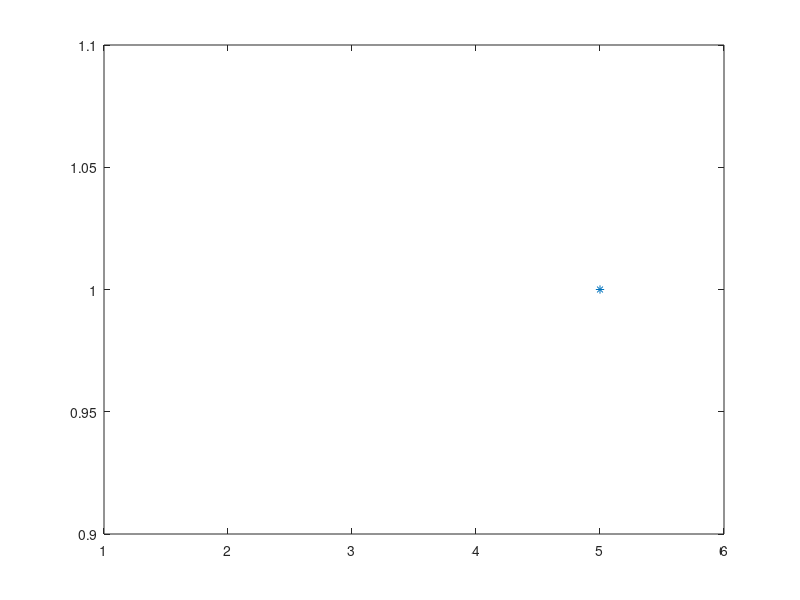

This chart was generated by the following MATLAB code:
N = input("please enter the nr of simulations --> ");
n = input("please enter the nr of trials --> ");
p = input("please enter the probability: (0<p<1) --> ");

# a simulation means that we keep the same parameters

#each simulation has n chestii idk

U = rand(n,N); 
#the binomail is interested in how many successes we have in n trials
#so if we have a vector full of 0 and 1s the successes are the number of 1s
X = sum(U < p)
#for binopdf:
#first arg: list of values, the succeses we can find, the send=cond arg: nr of trials
#3 arg: the propbability of succes
K = 0:n;
P_K = binopdf(K, n, p)
U_X = unique(X)
n_X = hist(X, length(U_X));
rel_freq = n_X/N

plot(U_X, rel_freq, '*', P_K, 'o')
